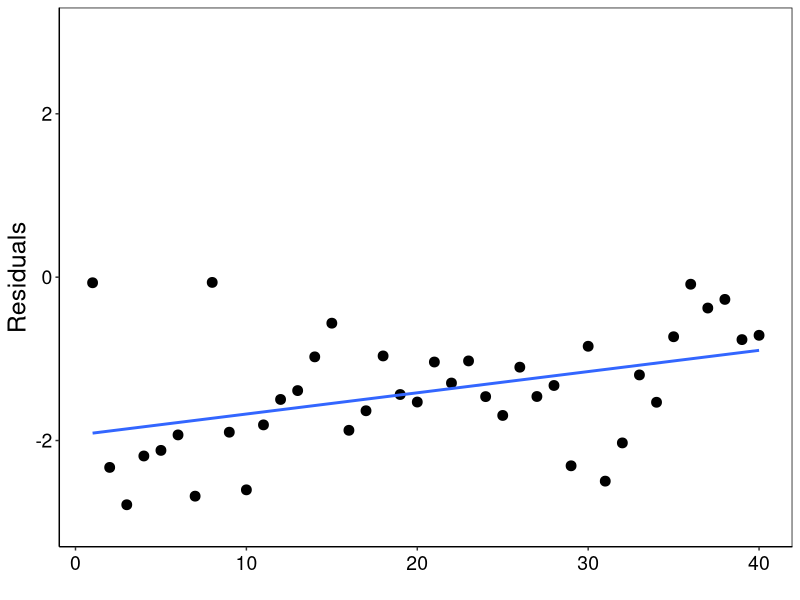
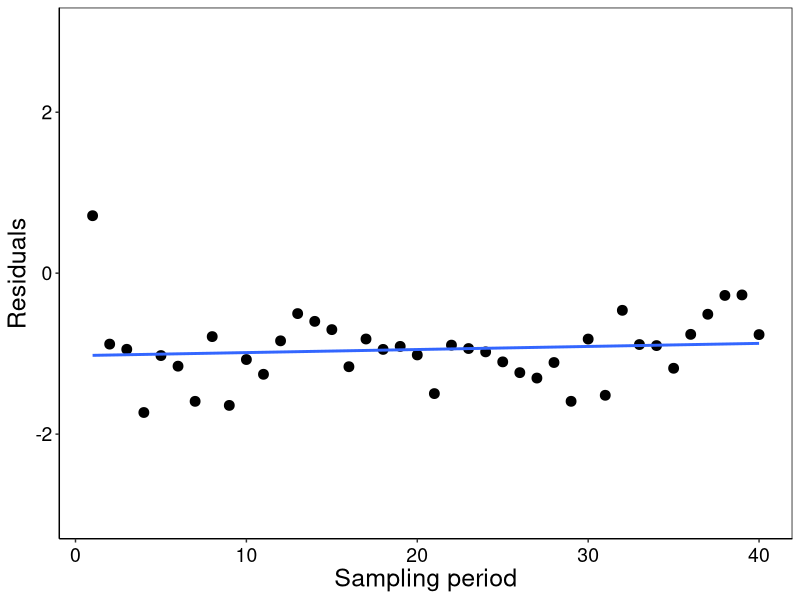
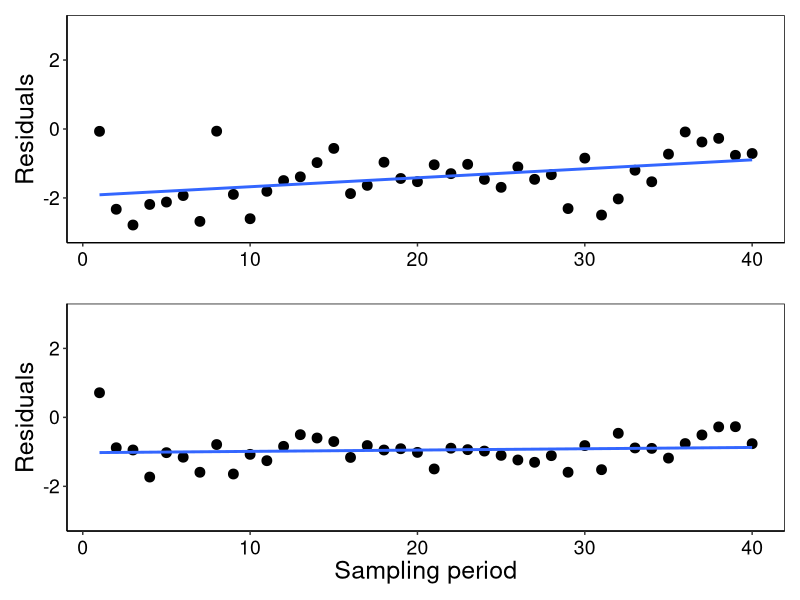

The R script that drew these images, in order: (Note: this script raises an error after producing the figures.)




#--------------------------------------------
# Linear model variables post huricanes
# 02 May 2020
#PEGF
#--------------------------------------------
#

library(modelr)
library(ggplot2)
library(dplyr)
library(patchwork)

LeafLitter<- read.csv("01 Leaflitter.csv")
LeafLitter


# Lm QPA Leaf Litter ------------------------------------------------------

LeafLitter <- LeafLitter %>% select(TimeLeaf,QPALeaflitter,QPBLeaflitter )
LeafLitter <- na.omit(LeafLitter)
LeafLitter

QPALeaf.mod  <- lm(QPALeaflitter ~ TimeLeaf, data=LeafLitter)
summary(QPALeaf.mod)

LeafLitter$QPAresid<- QPALeaf.mod$resid
LeafLitter

1/apply(LeafLitter, 2, sd)

p1 <- ggplot(LeafLitter,aes(TimeLeaf ,
                y=QPALeaflitter))+
  geom_point(size = 3) + 
  geom_smooth(method=lm,se=FALSE) +
  
  xlab('') + ylab("Residuals") + # axis x
  
  theme(axis.title.y = element_text(size = 18, angle = 90)) +

  theme(axis.text.x=element_text(angle=0, size=14, vjust=0.5, color="black")) + #subaxis x
  theme(axis.text.y=element_text(angle=0, size=14, vjust=0.5, color="black")) + #subaxis y

  ylim(-3,3) +
  
  theme(panel.grid.major = element_blank(), panel.grid.minor = element_blank(),
        panel.background = element_blank(), axis.line = element_line(colour = "black")) +
  theme(panel.border = element_rect(colour = "black", fill=NA, size=0.5))
p1

  # Lm QPB Leaf Litter ------------------------------------------------------

QPBLeaf.mod <- lm(QPBLeaflitter ~ TimeLeaf, data=LeafLitter)
summary(QPBLeaf.mod)

LeafLitter$QPBresid<- QPBLeaf.mod$resid
LeafLitter

1/apply(LeafLitter, 2, sd)


p2 <- ggplot(LeafLitter,aes(TimeLeaf ,
                           y=QPBLeaflitter))+
  geom_point(size = 3) + 
  geom_smooth(method=lm,se=FALSE) +
  
  xlab('Sampling period')+ ylab("Residuals") +
  theme(axis.title.x = element_text(size = 18, angle = 00)) + # axis x
  theme(axis.title.y = element_text(size = 18, angle = 90)) +
  
  theme(axis.text.x=element_text(angle=0, size=14, vjust=0.5, color="black")) + #subaxis x
  theme(axis.text.y=element_text(angle=0, size=14, vjust=0.5, color="black")) + #subaxis y

ylim(-3,3) +
  theme(panel.grid.major = element_blank(), panel.grid.minor = element_blank(),
        panel.background = element_blank(), axis.line = element_line(colour = "black")) +
  theme(panel.border = element_rect(colour = "black", fill=NA, size=0.5))
p2

leaf <- p1 / p2
leaf + ggsave("Leaf.jpeg", width=6, height=10,dpi=600)



# Long-term ---------------------------------------------------------------

LeafLitter
# QPA
p3 <- ggplot(LeafLitter,aes(TimeLeaf ,
                            y=QPALeaf ))+
  
  annotate(geom = "rect",xmin=1,xmax=57,ymin=1.136391643,ymax=1.524018959,alpha = 0.4,fill = "grey") +
  
  geom_point() + 
  geom_line() +
  geom_errorbar(aes(ymin=QPALeaf-QPAsdLeaf   , ymax=QPALeaf+QPAsdLeaf), width=.2,
                position=position_dodge(0.05)) + 
  geom_segment(aes(x = 1, y = 1.33, xend = 16, yend = 1.33))+
  geom_segment((aes(x = 17, y = 1.33, xend = 57, yend = 1.33)), color="red", linetype="dashed", size=1) + 

  xlab('')+ ylab("Mean litter input rate ("*g~m^-2~d^-1*")") +
  theme(axis.title.y = element_text(size = 18, angle = 90)) +
  
  theme(axis.text.x=element_text(angle=0, size=14, vjust=0.5, color="black")) + #subaxis x
  theme(axis.text.y=element_text(angle=0, size=14, vjust=0.5, color="black")) + #subaxis y
  
  ylim(0,10) +
  
  theme(panel.grid.major = element_blank(), panel.grid.minor = element_blank(),
        panel.background = element_blank(), axis.line = element_line(colour = "black")) +
  theme(panel.border = element_rect(colour = "black", fill=NA, size=0.5))

p3

# QPB

p4 <- ggplot(LeafLitter,aes(TimeLeaf ,
                           y=QPBLeaf))+
  
  annotate(geom = "rect",xmin=1,xmax=57,ymin=1.042275203,ymax=1.759151731,alpha = 0.4,fill = "grey") +
  
  geom_point() + 
  geom_line() +
  geom_errorbar(aes(ymin=QPBLeaf-QPBsdLeaf   , ymax=QPBLeaf+QPBsdLeaf), width=.2,
                position=position_dodge(0.05)) + 
  geom_segment(aes(x = 1, y = 1.40, xend = 16, yend = 1.40))+
  geom_segment((aes(x = 17, y = 1.40, xend = 57, yend = 1.40)), color="red", linetype="dashed", size=1) + 

  xlab('Sampling period')+ ylab("Mean litter input rate ("*g~m^-2~d^-1*")") +
  theme(axis.title.x = element_text(size = 18, angle = 00)) + # axis x
  theme(axis.title.y = element_text(size = 18, angle = 90)) +
  
  theme(axis.text.x=element_text(angle=0, size=14, vjust=0.5, color="black")) + #subaxis x
  theme(axis.text.y=element_text(angle=0, size=14, vjust=0.5, color="black")) + #subaxis y
  
  ylim(0,10) +
  
  theme(panel.grid.major = element_blank(), panel.grid.minor = element_blank(),
        panel.background = element_blank(), axis.line = element_line(colour = "black")) +
  theme(panel.border = element_rect(colour = "black", fill=NA, size=0.5))

p4



leaf <- p3 / p4
leaf + ggsave("LeafMean.jpeg", width=6, height=10,dpi=600)


